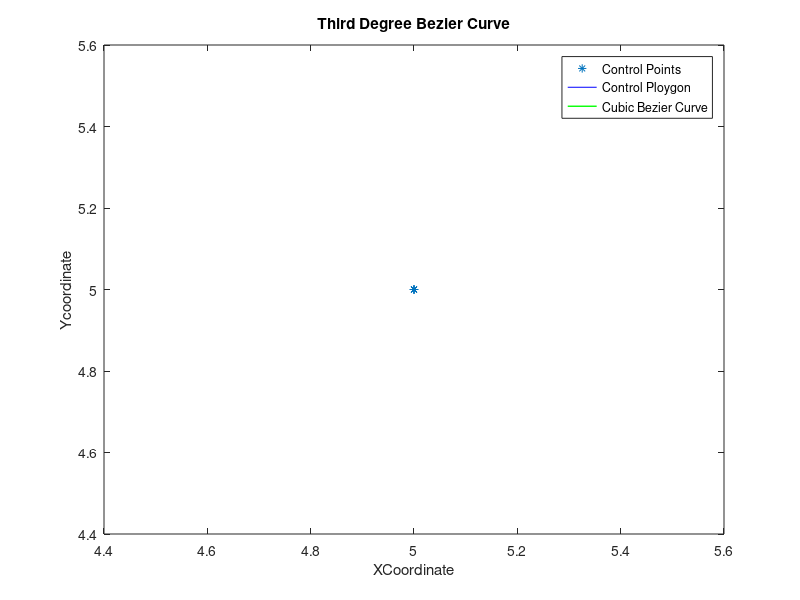

The MATLAB script that drew this image:
% Creating empty arrays for storing control point input
array_x = [];
array_y = [];

% Getting user input for the x and y coordinates of each control point
for i = 1:4
    value_x = input(sprintf('Enter x coordinate of %dth control point: ', i));
    array_x = [array_x, value_x];
    value_y = input(sprintf('Enter y coordinate of %dth control point: ', i));
    array_y = [array_y, value_y];
end
% Creating empty arrays for storing x and y coordinates of the curve points
x = [];
y = [];

% Creating a variable u and initializing it to zero
u = 0;

% while loop to draw a Cubic curve using Bezier curve
while u < 1
   % Cubic Curve
   put_x = (1 - u)^3 * array_x(1) + 3 * u * (1 - u)^2 * array_x(2) + 3 * u^2 * (1 - u) * array_x(3) + u^3 * array_x(4);
   put_y = (1 - u)^3 * array_y(1) + 3 * u * (1 - u)^2 * array_y(2) + 3 * u^2 * (1 - u) * array_y(3) + u^3 * array_y(4);


    
    % Appending x and y coordinates of the curve points
    x = [x, put_x];
    y = [y, put_y];
    
    % Incrementing u by 0.01
    u = u + 0.001;
end
disp("Array X:");
disp(x);
disp("Array Y:");
disp(y);
% Plotting the cubic Bezier curve
plot(array_x, array_y,'*','DisplayName', 'Control Points');
title('Third Degree Bezier Curve');
xlabel('XCoordinate');
ylabel('Ycoordinate');
hold on;
plot(array_x, array_y, 'b', 'DisplayName', 'Control Ploygon');
plot(x, y, 'g', 'DisplayName', 'Cubic Bezier Curve','linewidth', 1);
legend;
hold off;
